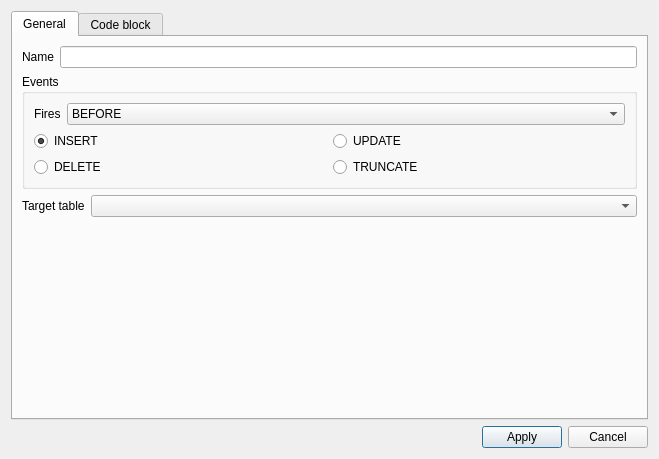
<?xml version="1.0" encoding="UTF-8"?>
<ui version="4.0">
 <class>MysqlTriggerForm</class>
 <widget class="QDialog" name="MysqlTriggerForm">
  <property name="geometry">
   <rect>
    <x>0</x>
    <y>0</y>
    <width>659</width>
    <height>459</height>
   </rect>
  </property>
  <property name="windowTitle">
   <string>Trigger:</string>
  </property>
  <layout class="QVBoxLayout" name="verticalLayout">
   <item>
    <widget class="QTabWidget" name="tabWidget">
     <property name="currentIndex">
      <number>0</number>
     </property>
     <widget class="QWidget" name="tGeneral">
      <attribute name="title">
       <string>General</string>
      </attribute>
      <layout class="QVBoxLayout" name="verticalLayout_3">
       <item>
        <layout class="QHBoxLayout" name="horizontalLayout_4">
         <item>
          <widget class="QLabel" name="lblName">
           <property name="text">
            <string>Name</string>
           </property>
          </widget>
         </item>
         <item>
          <widget class="QLineEdit" name="edtName"/>
         </item>
        </layout>
       </item>
       <item>
        <widget class="QGroupBox" name="gbEvents">
         <property name="title">
          <string>Events</string>
         </property>
         <layout class="QVBoxLayout" name="verticalLayout_2">
          <item>
           <layout class="QHBoxLayout" name="horizontalLayout_2">
            <item>
             <widget class="QLabel" name="label">
              <property name="text">
               <string>Fires</string>
              </property>
             </widget>
            </item>
            <item>
             <widget class="QComboBox" name="cmbBeforeAfter">
              <property name="sizePolicy">
               <sizepolicy hsizetype="Expanding" vsizetype="Fixed">
                <horstretch>0</horstretch>
                <verstretch>0</verstretch>
               </sizepolicy>
              </property>
              <item>
               <property name="text">
                <string>BEFORE</string>
               </property>
              </item>
              <item>
               <property name="text">
                <string>AFTER</string>
               </property>
              </item>
             </widget>
            </item>
           </layout>
          </item>
          <item>
           <layout class="QGridLayout" name="gridLayout">
            <item row="0" column="0">
             <widget class="QRadioButton" name="chkInsertEvent">
              <property name="text">
               <string>INSERT</string>
              </property>
              <property name="checked">
               <bool>true</bool>
              </property>
             </widget>
            </item>
            <item row="1" column="0">
             <widget class="QRadioButton" name="chkDeleteEvent">
              <property name="text">
               <string>DELETE</string>
              </property>
             </widget>
            </item>
            <item row="0" column="1">
             <widget class="QRadioButton" name="chkUpdateEvent">
              <property name="text">
               <string>UPDATE</string>
              </property>
             </widget>
            </item>
            <item row="1" column="1">
             <widget class="QRadioButton" name="chkTruncateEvent">
              <property name="enabled">
               <bool>true</bool>
              </property>
              <property name="text">
               <string>TRUNCATE</string>
              </property>
             </widget>
            </item>
           </layout>
          </item>
         </layout>
        </widget>
       </item>
       <item>
        <layout class="QFormLayout" name="formLayout">
         <item row="0" column="1">
          <widget class="QComboBox" name="cmbTargetTable">
           <property name="editable">
            <bool>false</bool>
           </property>
          </widget>
         </item>
         <item row="0" column="0">
          <widget class="QLabel" name="lblTargetTable">
           <property name="sizePolicy">
            <sizepolicy hsizetype="Maximum" vsizetype="Preferred">
             <horstretch>0</horstretch>
             <verstretch>0</verstretch>
            </sizepolicy>
           </property>
           <property name="text">
            <string>Target table</string>
           </property>
          </widget>
         </item>
        </layout>
       </item>
       <item>
        <spacer name="verticalSpacer">
         <property name="orientation">
          <enum>Qt::Vertical</enum>
         </property>
         <property name="sizeHint" stdset="0">
          <size>
           <width>20</width>
           <height>88</height>
          </size>
         </property>
        </spacer>
       </item>
      </layout>
     </widget>
     <widget class="QWidget" name="tCodeBlock">
      <attribute name="title">
       <string>Code block</string>
      </attribute>
      <layout class="QVBoxLayout" name="verticalLayout_4">
       <item>
        <widget class="QPlainTextEdit" name="teCodeBlock"/>
       </item>
      </layout>
     </widget>
    </widget>
   </item>
   <item>
    <layout class="QHBoxLayout" name="horizontalLayout">
     <item>
      <spacer name="horizontalSpacer">
       <property name="orientation">
        <enum>Qt::Horizontal</enum>
       </property>
       <property name="sizeHint" stdset="0">
        <size>
         <width>40</width>
         <height>20</height>
        </size>
       </property>
      </spacer>
     </item>
     <item>
      <widget class="QPushButton" name="btnApply">
       <property name="text">
        <string>Apply</string>
       </property>
       <property name="icon">
        <iconset resource="../../sdk/icons.qrc">
         <normaloff>:/icons/disk.png</normaloff>:/icons/disk.png</iconset>
       </property>
      </widget>
     </item>
     <item>
      <widget class="QPushButton" name="btnCancel">
       <property name="text">
        <string>Cancel</string>
       </property>
       <property name="icon">
        <iconset resource="../../sdk/icons.qrc">
         <normaloff>:/icons/cross.png</normaloff>:/icons/cross.png</iconset>
       </property>
      </widget>
     </item>
    </layout>
   </item>
  </layout>
 </widget>
 <resources>
  <include location="../../sdk/icons.qrc"/>
  <include location="../../sdk/icons.qrc"/>
  <include location="../../sdk/icons.qrc"/>
  <include location="../../sdk/icons.qrc"/>
  <include location="../../sdk/icons.qrc"/>
  <include location="../../sdk/icons.qrc"/>
 </resources>
 <connections/>
</ui>
